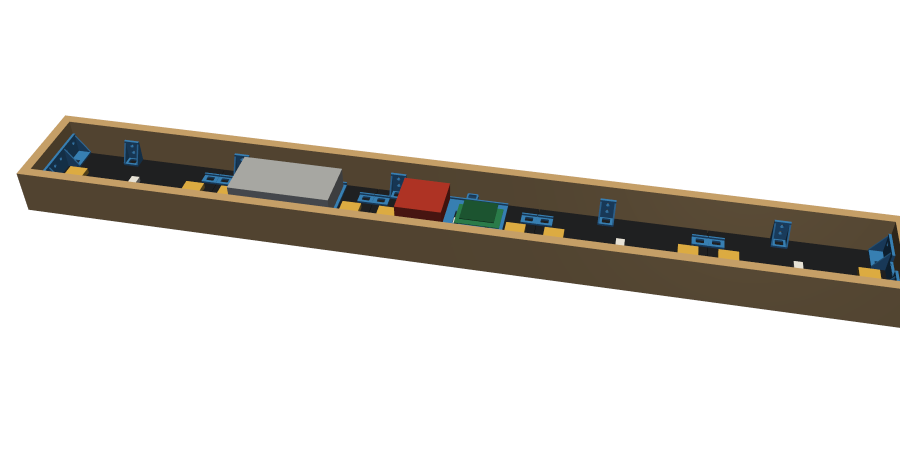
#> input picture hardware/render-mid-full.png, 1800 x 900 px (shown at 1/2 size)
$ python -i pictures.py   (imports and definitions only)
#> lines starting #> are read from the running program, lines starting #| are printed output that depends on the picture
#> further down, picture is the input picture: PIL image 1800x900 RGB; mean R, G, B 218.9, 216.1, 211.8
"""
Pictures, GIFs and videos for the bar ticker.

- Library: every picture you've sent from your phone, saved on the Pi (pictures/ folder) with its own
  settings: how it fits the 640 x 64 strip (whole picture / fill / slow pan) and which part shows.
- Videos (MP4 / MOV from a phone) are shrunk once with ffmpeg in the background, then play as a loop.
- Player: shows one picture, or a slideshow of the ones you checked, with fades between them.
- LED color boost: a little more color, contrast and sharpness so photos pop on LEDs instead of looking washed out.
"""
import io, json, math, os, random, shutil, subprocess, tempfile, threading, time, uuid
from collections import OrderedDict
from PIL import Image, ImageEnhance, ImageFilter, ImageOps, ImageSequence

FITS = ["contain", "fill", "pan"]          # whole picture (black bars) / fill the strip (crop) / fill and slowly pan
VIDEO_SECONDS = 20                         # videos keep their first 20 seconds
VIDEO_FPS = 20
MAX_GIF_FRAMES = 400
MAX_UPLOAD = 250_000_000                   # bytes (a 20 s 4K phone clip is ~100 MB)
CACHE_FRAMES = 700                         # rendered frames kept in memory (~123 KB each at 640 x 64)
VIDEO_EXT = (".mp4", ".mov", ".m4v", ".webm", ".avi", ".mkv", ".3gp")


def boost(img):
    """Tuned for LEDs: they crush dark tones and wash out pastel colors, so lift both a little."""
    img = ImageEnhance.Color(img).enhance(1.35)
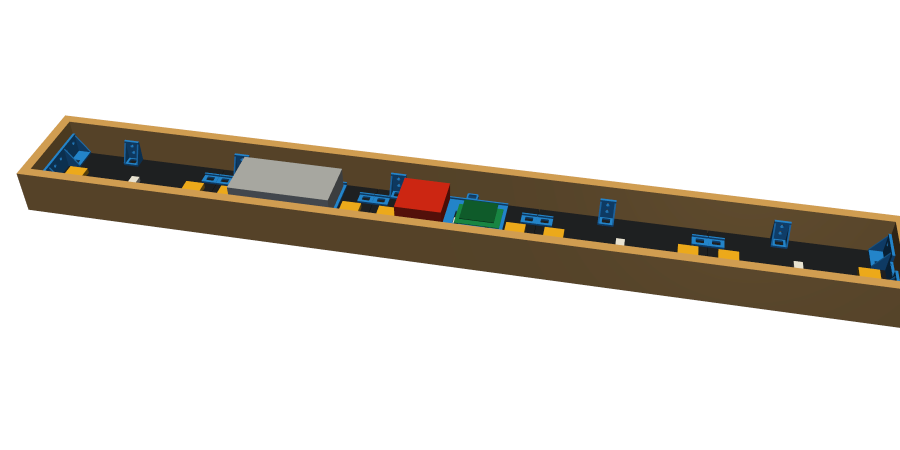
#> img: PIL image 1800x900 RGB (shown at 1/2 size); mean R, G, B 219.7, 215.9, 210
    img = ImageEnhance.Contrast(img).enhance(1.12)
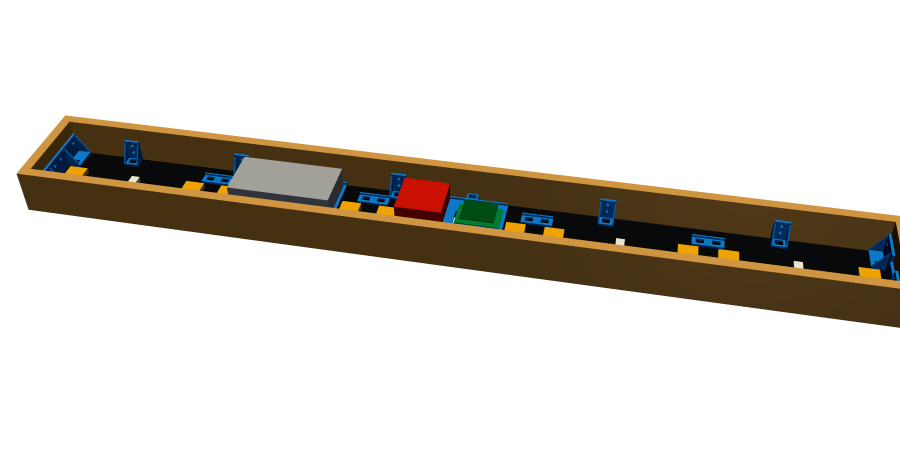
#> img: PIL image 1800x900 RGB (shown at 1/2 size); mean R, G, B 216.5, 212.2, 205.6
    return img.filter(ImageFilter.UnsharpMask(radius=1, percent=55, threshold=2))


# [5 lines left out: function _resize, not called in this run]


def cover_size(w, h, W, H):
    s = max(W / w, H / h)
    return max(W, round(w * s)), max(H, round(h * s))


MAX_ZOOM = 4.0
MIN_ZOOM = 0.02                                    # below 1 backs out; render() stops at the whole picture

# [60 lines left out: functions render, view_of, pan_source, pan_window, not called in this run]


class Rendered:
    """A picture ready to play: frames [(Image, ms)], or a pan source for a slow pan."""
    def __init__(self, frames=None, pan=None):
        self.frames, self.pan = frames or [], pan
        self.total = sum(ms for _, ms in self.frames) or 0

    # [16 lines left out: functions frame, seconds, not called in this run]

    @property
    def size(self):
        return len(self.frames) if self.pan is None else 4


class Library:
    # [23 lines left out: functions __init__, save, not called in this run]

    def get(self, pid):
        return next((it for it in self.items if it["id"] == pid), None)

    def ready_ids(self):
        return [it["id"] for it in self.items if it.get("status") == "ready"]

    def path(self, it):
        return os.path.join(self.dir, it["file"])

    def list(self):
        return [dict(it) for it in self.items]

    # ---- adding
    # [41 lines left out: function add_file, not called in this run]

    def _convert_later(self, it):
        threading.Thread(target=self._convert, args=(it,), daemon=True).start()

    # [182 lines left out: functions _convert, edit, delete, import_legacy, rendered, rendered_async and 3 more, not called in this run]


class Player:
    """Plays one picture or a slideshow, by the clock.
    Each picture stays `secs` seconds (GIFs and videos at least one full loop, up to 30 s),
    then changes with a fade, a slide or a straight cut."""
    FADE = 0.6

    # [14 lines left out: functions __init__, set_playlist, not called in this run]

    def current(self):
        return self.order[self.i % len(self.order)] if self.order else None

    # [50 lines left out: functions duration, next, frame, not called in this run]

>>> from PIL import Image
>>> picture = Image.open('hardware/render-mid-full.png')
>>> result = boost(picture)

$ run again, on hardware/render-mid-pi-psu.png
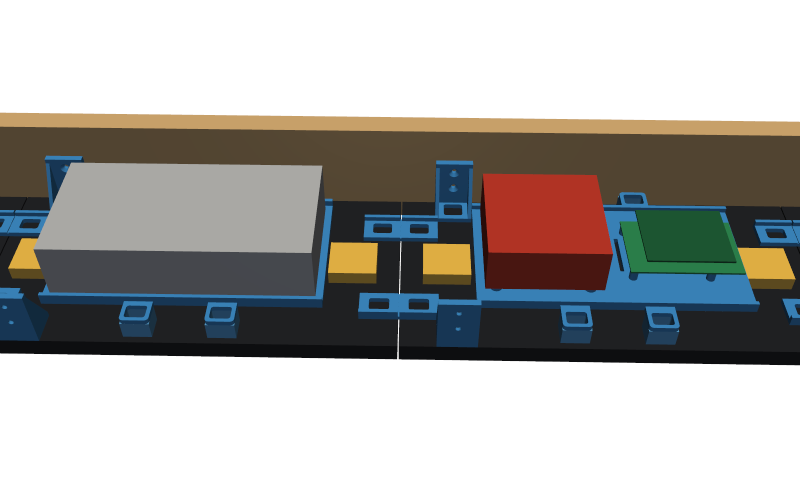
#> input picture hardware/render-mid-pi-psu.png, 1600 x 1000 px (shown at 1/2 size)
#> picture is the input picture: PIL image 1600x1000 RGB; mean R, G, B 172.5, 171.1, 168.4
#> in boost, `img = ImageEnhance.Color(img).enhance(1.35)`:
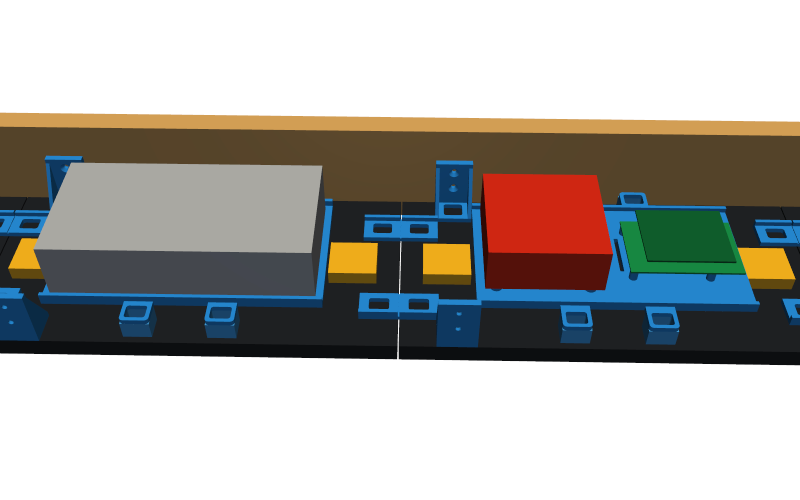
#> img: PIL image 1600x1000 RGB (shown at 1/2 size); mean R, G, B 172.7, 171, 167.1

$ run again, on hardware/ticker-end-bracket-switch.png
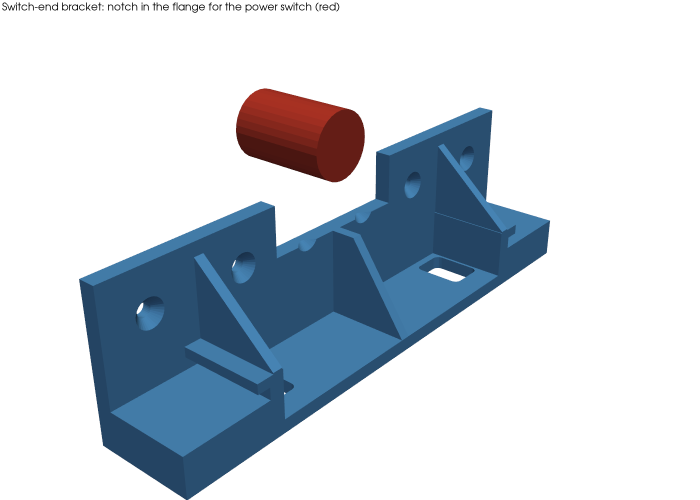
#> input picture hardware/ticker-end-bracket-switch.png, 1400 x 1000 px (shown at 1/2 size)
#> picture is the input picture: PIL image 1400x1000 RGB; mean R, G, B 199.1, 207.7, 216.6
#> in boost, `img = ImageEnhance.Contrast(img).enhance(1.12)`:
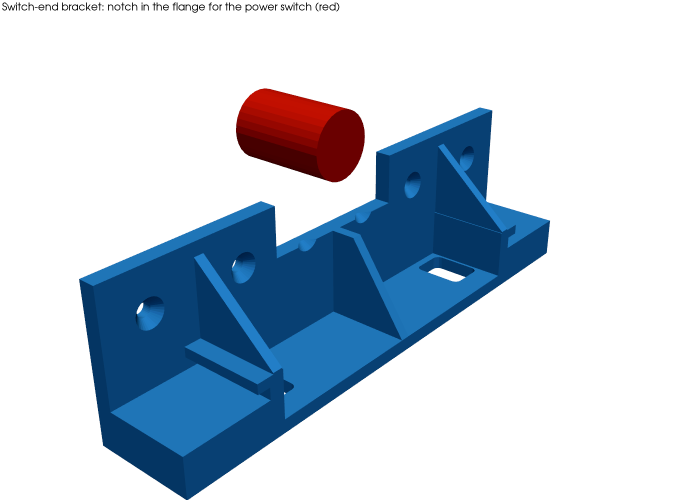
#> img: PIL image 1400x1000 RGB (shown at 1/2 size); mean R, G, B 190.9, 204.1, 217.8
